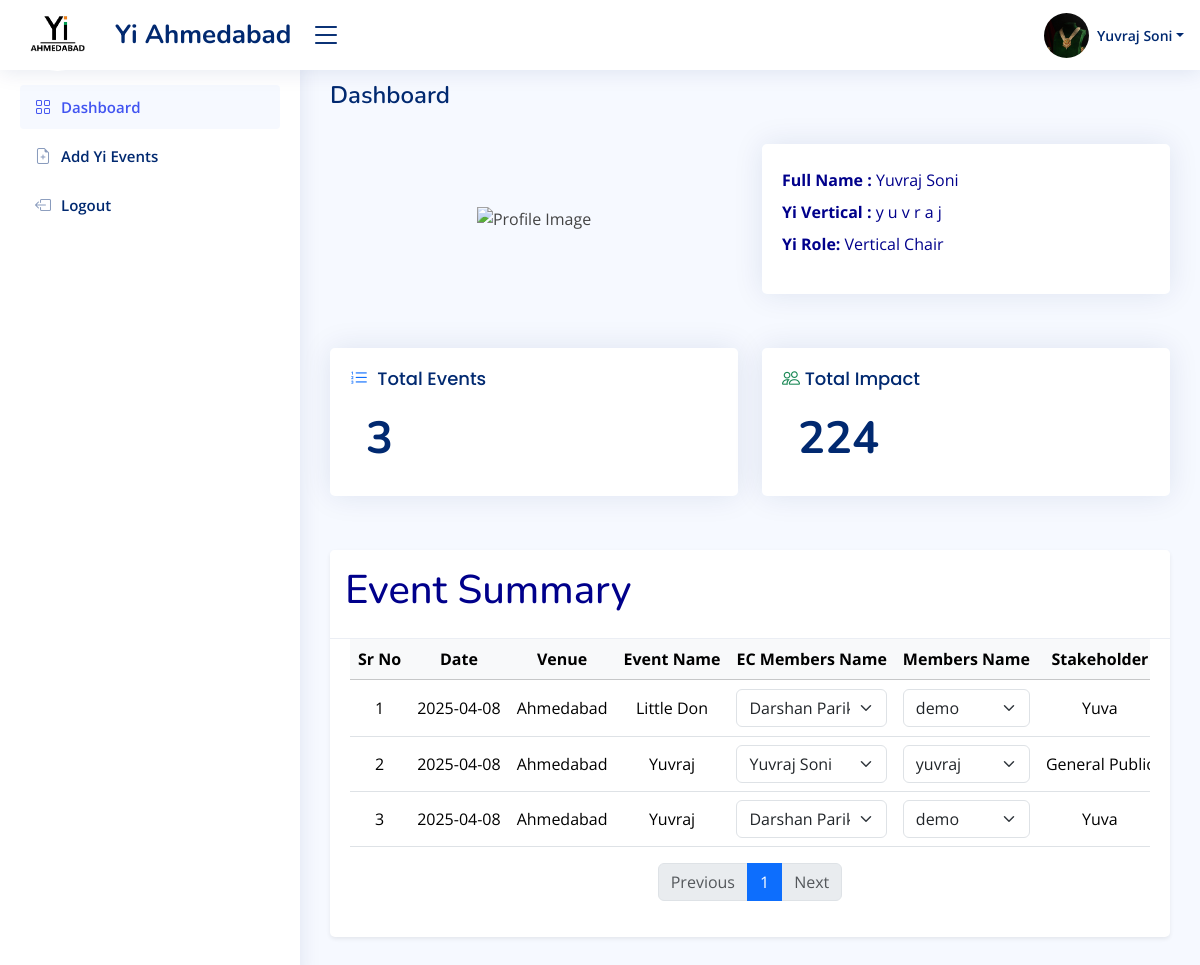
The page /member/dashboard (signed in) on the database its author committed.
### admin_app/models.py (models this page shows, shortened)
class LoginSide(AbstractUser):
    id = models.UUIDField(
        primary_key=True, default=uuid.uuid4, editable=False, db_index=True
    )
    login_role = models.ManyToManyField(Login_Role, verbose_name="LoginRole")
    first_name = models.CharField(max_length=200, null=True, verbose_name="FirstName")
    last_name = models.CharField(max_length=200)
    email = models.EmailField(max_length=200, unique=True, validators=[validate_email])
    photo = models.ImageField(upload_to="user_photo/", null=True, blank=True, validators = [FileExtensionValidator(allowed_extensions=["jpeg", "jpg", "png"])])
    yi_role = models.CharField(max_length=200, null=True)
    phone_number = models.CharField(
        max_length=10,  # This will accommodate international numbers
        default="0",
        validators=[
            RegexValidator(
                regex=r"^(\+91[\-\s]?)?[0]?(91)?[789]\d{9}$",  # This is the regex for validating the phone number
                message="Enter a valid phone number.",
                code="invalid_phone",
            ),
        ],
    )
    def full_name(self):
        return (
            f"{self.first_name} {self.last_name}" if self.first_name else self.last_name
        )

### manager_app/models.py (models this page shows)
class Event_Data(models.Model):
    user = models.ForeignKey(LoginSide, on_delete=models.SET_NULL, null=True,db_index=True)
    your_name = models.CharField(max_length=50)
    event_name = models.CharField(max_length=200,blank=True)
    event_venue = models.TextField(blank=True)
    event_expense = models.BigIntegerField(blank=True,null=True,default=0)
    date = models.CharField(max_length=200)
    role_yi = models.CharField(max_length=200)
    project_vertical = models.CharField(max_length=200)
    project_stakeholder = models.CharField(max_length=200)
    yi_pillar = models.CharField(max_length=200)
    social_link = models.URLField(max_length=300)
    which_SIG = models.CharField(max_length=200,blank=True,null=True)
    event_member = models.CharField(max_length=1000,blank=True,null=True)
    total_impact = models.BigIntegerField(blank=True,default=1)
    select_ec_member = models.CharField(max_length=50,blank=True,null=True)
    school = models.CharField(max_length=200,blank=True,null=True)
    collage = models.CharField(max_length=200,blank=True,null=True)
    associate_partner = models.CharField(max_length=200,null=True,blank=True)
    event_description =  models.TextField(max_length=700,null=True,blank=True)

### manager_app/views.py (the view)
# urls.py: path('dashboard',dashboard,name='member-dashbaord'),
def dashboard(request):
    if  request.user.yi_role == 'Chapter Co-Chair' or  request.user.yi_role == 'Chapter Chair':
        return redirect("Error-Page")
    user = request.user
    all_event = Event_Data.objects.filter(user=user)
    total_event = Event_Data.objects.filter(user=user).count()
    total_impact_data =  Event_Data.objects.filter(user=user).aggregate(Sum('total_impact'))
    total_impact = total_impact_data['total_impact__sum'] if total_impact_data['total_impact__sum']is not None else 0
    user_roles = request.session.get('userrole', [])
    image = request.session.get('image', None)
    ec_member = LoginSide.objects.all().distinct().exclude(is_superuser=True)
    ec_member_names = [f"{member.first_name} {member.last_name}"for member in ec_member]
    def formatImpact(total_impact):
        s, *d = str(total_impact).partition(".")
        r = ",".join([s[x-2:x] for x in range(-3, -len(s), -2)][::-1] + [s[-3:]])
        return "".join([r] + d)
    total_impact = formatImpact(total_impact)
    user = request.user
    all_event = Event_Data.objects.filter(user=user)
    context = {  'total_event':total_event,
                 'total_impact':total_impact,
                    'events': all_event,
                    'role':user_roles,
                    'image':image,
                    'ec_member ':ec_member_names
                }
    return render(request,'member/dashboard.html',context)

### manager_app/templates/member/dashboard.html (shortened to what this page needs)
{% extends "components/base.html" %}
{% load static %}
{% block bodyblock %}
    <main id="main" class="main">
      <br>
      <div class="pagetitle d-flex justify-content-between align-items-center">
        <h1>Dashboard</h1>
      </div>
        <section class="section dashboard">
<br>
          <div class='row'>
            <div class="col-xxl-3 col-md-6 col-sm-12 mb-4">
              <div style="border-radius: 8px; overflow: hidden;">
                <div style="height: 150px; display: flex; align-items: center; justify-content: center;">
                  <img src="{{ request.session.image }}" style="max-width: 100%; max-height: 100%; object-fit: contain;" alt="Profile Image">
                </div>
              </div>
            </div>
            <div class="col-xxl-3 col-md-6 col-sm-12 mb-4">
              <div class="card info-card sales-card">
                <div class="card-body">
                  <br>
                  <div class="d-flex flex-column">
                    <p class="mb-2" style="color:darkblue"><strong>Full Name : </strong>{{ user.full_name }}</p>
                    <p class="mb-2" style="color:darkblue"><strong>Yi Vertical  : </strong> {% for i in role %}
                      {{ i }}
                    {% endfor %}</p>
                    <p class="mb-2"style="color:darkblue"><strong>Yi Role: </strong>  {{ user.yi_role }}</p>
                  </div>
                </div>
              </div>
            </div>
            <div class="col-xxl-3 col-md-6 col-sm-12 mb-4">
              <div class="card info-card sales-card">
                <div class="card-body">
                  <h5 class="card-title"><i class="bi bi-list-ol text-primary"></i>&nbsp; Total Events</h5>
                  <div class="d-flex align-items-center">
                    <div class="ps-3">
                      <h6>{{ total_event }}</h6>
                    </div>
                  </div>
                </div>
              </div>
            </div>
            <div class="col-xxl-3 col-md-6 col-sm-12 mb-4">
              <div class="card info-card sales-card">
                <div class="card-body">
                  <h5 class="card-title"><i class="bi bi-people text-success"></i>&nbsp;Total Impact</h5>
                  <div class="d-flex align-items-center">
                    <div class="ps-3">
                      <h6>{{ total_impact}}</h6>
                    </div>
                  </div>
                </div>
              </div>
            </div>
          </div>
    <div class="card shadow-sm border-0 mb-4" id="table">
      <div class="card-header bg-white d-flex justify-content-between align-items-center py-3">
        <div class="d-flex align-items-center">
          <h1 style="color:darkblue">Event Summary </h1>
        </div>
      </div>
      <div class="card-body">
        <div class="table-responsive">
          <table class="table  table-hover align-middle" id="eventTable">
            <thead class="table-light" >
              <tr class="text-center text-nowrap">
                <th>Sr No</th>
                <th>Date</th>
                <th>Venue</th>
                <th>Event Name</th>
                <th>EC Members Name </th>
                <th> Members Name </th>
                <th>Stakeholder</th>
              </tr>
            </thead>
            <tbody id="display" >
              {% if events %}
                {% for event in events %}
                  <tr class="text-center text-nowrap">
                    <td>{{ forloop.counter }}</td>
                    <td>{{ event.date }}</td>
                    <td>{{ event.event_venue }}</td>
                    <td>{{ event.event_name }}</td>
                    {% if event.select_ec_member == '' or event.select_ec_member == None   %}
                    <td> <span class="badge bg-light text-dark">No Members</span></td>
                     {% else %}
                     <td class="event-handle" justify>{{ event.select_ec_member }}</td>
                     {% endif %}
                     {% if event.event_member == '' or event.event_member == None %}
                     <td> <span class="badge bg-light text-dark">No Members</span></td>
                     {% else %}
                     <td class="event-handle" justify>{{ event.event_member }}</td>
                     {% endif %}
                    <td>{{ event.project_stakeholder  }}</td>
                  </tr>
            {% endfor %}
            {% else %}
            <tr>
              <td colspan="17" class="text-center"> No Event available </td>
            </tr>
            {% endif %}
        </tbody>
    </table>
            </div>
            <nav aria-label="Event table navigation">
              <ul class="pagination justify-content-center flex-wrap">
                <li class="page-item disabled">
                  <a class="page-link" href="#" tabindex="-1" aria-disabled="true">Previous</a>
                </li>
                <li class="page-item">
                  <a class="page-link" href="#">Next</a>
                </li>
              </ul>
            </nav>
        </div>
      </div>
        </section>
  </main>
{% endblock %}

### manager_app/templates/components/header.html (shortened to what this page needs)
{% load static %}
<header id="header" class="header fixed-top d-flex align-items-center">
    <div class="d-flex align-items-center justify-content-between">
      <a href="{% url 'manager-dashboard' %}" class="logo d-flex align-items-center">
  <img src="{% static 'Image/YIIMG.png' %}" alt="logo img"  height="75px" width="75px" class="rounded-circle" >
        <span class="d-none d-lg-block">Yi Ahmedabad</span>
      </a>
      <i class="bi bi-list toggle-sidebar-btn"></i>
    </div>
    <nav class="header-nav ms-auto">
      <ul class="d-flex align-items-center">
        <li class="nav-item dropdown pe-3">
          <a class="nav-link nav-profile d-flex align-items-center pe-0" href="#" data-bs-toggle="dropdown">
            <img src="{% if user.photo %}{{ user.photo.url }} {% else %} {% static 'Image/img.png' %} {% endif %}" height="45px" width="45px" alt="Profile" class="rounded-circle">
            <span class="d-none d-md-block dropdown-toggle ps-2">{{ user.first_name }} {{ user.last_name }}</span>
          </a>
        </li>
      </ul>
    </nav>
  </header>

### admin_app/static/assets/css/style.css (style rules this page uses)
:root { scroll-behavior: smooth; }
body { font-family: "Open Sans", sans-serif; background: #f6f9ff; color: #444444; }
a { color: #4154f1; text-decoration: none; }
h1, h2, h3, h4, h5, h6 { font-family: "Nunito", sans-serif; }
#main { margin-top: 60px; padding: 20px 30px; transition: all 0.3s; }
.pagetitle { margin-top: -23px; display: flex; justify-content: space-between; margin-bottom: 10px; }
.pagetitle h1 { font-size: 24px; margin-bottom: 0; font-weight: 600; color: #012970; }
.card { margin-bottom: 30px; border: none; border-radius: 5px; box-shadow: 0px 0 30px rgba(1, 41, 112, 0.1); }
.card-header, .card-footer { border-color: #ebeef4; background-color: #fff; color: #798eb3; padding: 15px; }
.card-title { padding: 20px 0 15px 0; font-size: 18px; font-weight: 500; color: #012970; font-family: "Poppins", sans-serif; }
.card-body { padding: 0 20px 20px 20px; }
.logo { line-height: 1; height:95px; }
@media (min-width: 1200px) { .logo { width: 280px; } }
.logo img { max-height: 72px; margin-right: 20px; }
.logo span { font-size: 26px; font-weight: 700; color: #012970; font-family: "Nunito", sans-serif; }
.header { transition: all 0.5s; z-index: 997; height: 70px; box-shadow: 0px 2px 20px rgba(1, 41, 112, 0.1); background-color: #fff; padding-left: 20px; }
.header .toggle-sidebar-btn { font-size: 32px; padding-left: 10px; cursor: pointer; color: #012970; }
.header-nav ul { list-style: none; }
.header-nav>ul { margin: 0; padding: 0; }
.header-nav .nav-profile { color: #012970; }
.header-nav .nav-profile img { max-height: 45px; }
.header-nav .nav-profile span { font-size: 14px; font-weight: 600; }
#main, #footer { margin-left: 300px; transition: margin-left 0.3s ease-in-out; }
.dashboard .info-card { padding-bottom: 10px; }
.dashboard .info-card h6 { font-size: 45px; color: #012970; font-weight: 700; margin: 0; padding: 0; }

### rows shown on the page
LoginSide: photo (picture), first_name "Yuvraj", last_name "Soni", full_name "Yuvraj Soni", yi_role "Vertical Chair"
Event_Data: date "2025-04-08", event_venue "Ahmedabad", event_name "Little Don", project_stakeholder "Yuva"
Event_Data: date "2025-04-08", event_venue "Ahmedabad", event_name "Yuvraj", project_stakeholder "General…"
Event_Data: date "2025-04-08", event_venue "Ahmedabad", event_name "Yuvraj", project_stakeholder "Yuva"

### other values the page prints
{{ i }} "y" "u" "v" "r" "a" "j"
{{ total_event }} "3"
{{ total_impact }} "224"
